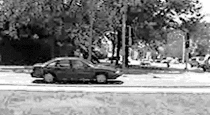
#> input picture test_images_originals/test-0.pgm, 210 x 115 px, given in place of neg-0.pgm, which was not available
$ jupyter execute --allow-errors 'Car Image Array Creation.ipynb'   (shell and % lines are left out)   (Python 2 division)   (older library calls are emulated)
#> lines starting #> are read from the running program, lines starting #| are printed output that depends on the picture; pictures that were not available may be replaced by others from this repository, and a replacement may not be noted
[cell 1]
# This tells matplotlib not to try opening a new window for each plot.

# Import a bunch of libraries.
import time
import numpy as np
import matplotlib.pyplot as plt
from matplotlib.ticker import MultipleLocator
from sklearn.pipeline import Pipeline
from sklearn.datasets import fetch_mldata
from sklearn.neighbors import KNeighborsClassifier
from sklearn.metrics import confusion_matrix
from sklearn.linear_model import LinearRegression
from sklearn.naive_bayes import BernoulliNB
from sklearn.naive_bayes import MultinomialNB
from sklearn.naive_bayes import GaussianNB
from sklearn.grid_search import GridSearchCV
from sklearn.metrics import classification_report
from sklearn.linear_model import LogisticRegression
from skimage import io
import os
import glob

# Set the randomizer seed so results are the same each time.
np.random.seed(0)

[cell 2]
car1 = io.imread('C:\\datasets\\CarData\\TrainImages\\neg-0.pgm')
#> car1 is the input picture: shape (115, 210); min 3, max 254, mean 128.2
print car1.shape
#| (115, 210)

[cell 3]
plt.imshow(car1, cmap=plt.cm.binary)

[cell 4]
import PIL
from PIL import Image

[cell 5]
img = Image.open('C:\\datasets\\CarData\\TrainImages\\neg-0.pgm')
print img.size
#| (210, 115)

[cell 6]
img = img.resize((150,50), PIL.Image.ANTIALIAS)
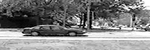
#> img: PIL image 150x50 L; min 0, max 255, mean 128.2
img.size
#> Out = (150, 50)

[cell 7]
img.save('C:\\datasets\\CarData\\TrainImages\\neg-0-rs.pgm')

[cell 8]
car1_rs = io.imread('C:\\datasets\\CarData\\TrainImages\\neg-0-rs.pgm')
print car1_rs.shape
#| (50, 150)

[cell 9]
plt.imshow(car1_rs, cmap=plt.cm.binary)

[cell 10]
img2 = Image.open('C:\\datasets\\profile-pic.png')
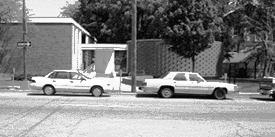
#> input picture test_images_originals/test-1.pgm, 275 x 137 px, given in place of profile-pic.png, which was not available
#> img2 is the input picture: PIL image 275x137 L; min 7, max 255, mean 133.3
img2 = img2.resize((200,100), PIL.Image.ANTIALIAS)
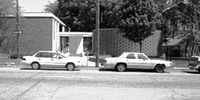
#> img2: PIL image 200x100 L; min 0, max 255, mean 133.3

from PIL import ImageFilter
img2 = img2.filter(ImageFilter.GaussianBlur(radius=3))
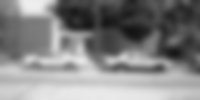
#> img2: PIL image 200x100 L; min 20, max 238, mean 133.2
print img2.size
#| (200, 100)
arr = np.array(img2)
print arr.shape
#| (100, 200)
print arr.flatten()
#> (printed output is left out)
print arr.flatten().shape
#| (20000,)

print arr[:10,0]
#| [130 130 129 128 127 126 124 122 119 116]
print arr[:10,1]
#| [131 131 130 129 128 126 125 122 120 118]
print arr[:10,2]
#| [132 132 131 130 129 127 125 124 122 119]

plt.imshow(arr, cmap=plt.cm.binary)
print arr.max()
#| 238

[cell 11]
def process_image(image, blocks=4.0):
    '''Given a PIL Image object it returns its feature vector.

    Args:
      image (PIL.Image): image to process.
      blocks (int, optional): number of block to subdivide the RGB space into.

    Returns:
      list of float: feature vector if successful. None if the image is not
      RGB.
    '''
    if not image.mode == 'RGB':
        return None
    feature = [0] * blocks * blocks * blocks
    pixel_count = 0
    for pixel in image.getdata():
        ridx = int(pixel[0]/(256/blocks))
        gidx = int(pixel[1]/(256/blocks))
        bidx = int(pixel[2]/(256/blocks))
        idx = ridx + gidx * blocks + bidx * blocks * blocks
        feature[idx] += 1
        pixel_count += 1
    return [x/float(pixel_count) for x in feature]

[cell 12]
img2 = Image.open('C:\\datasets\\profile-pic.png')

blocks = 4
feature = [0] * blocks * blocks * blocks
pixel_count = 0
#> (the rest of this cell did not finish here and is left out)

[cell 13]
path = 'test_images_originals\\*.pgm'

def writeOutput(outFile, img):

    arr = np.array(img).flatten()
    output = ' '.join(map(str, arr))
    with open(outFile, 'a') as f:
        f.write(output + "\n")

for fn in glob.glob(path):
        raw_img = Image.open(fn).resize((200,100), PIL.Image.ANTIALIAS)
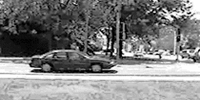
#> raw_img: PIL image 200x100 L; min 0, max 255, mean 128.2
        gs_img = raw_img.convert("L")
        raw_blur = raw_img.filter(ImageFilter.GaussianBlur(radius=2))
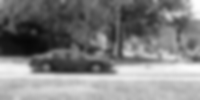
#> raw_blur: PIL image 200x100 L; min 7, max 254, mean 128.2
        gs_blur = gs_img.filter(ImageFilter.GaussianBlur(radius=2))

        writeOutput('output_raw.txt', raw_img)
#> in writeOutput, `arr = np.array(img).flatten()`: arr = 20000 values, max 255 at index 192, min 0 at index 335, mean 128.2
        writeOutput('output_gs.txt', gs_img)
        writeOutput('output_raw_blur.txt', raw_blur)
        writeOutput('output_gs_blur.txt', gs_blur)
#> pass 3 of the loop `for fn in glob.glob(path):`:
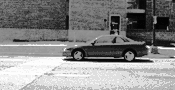
#> input picture test_images_originals/test-2.pgm, 175 x 90 px
#> `raw_img = Image.open(fn).resize((200,100), PIL.Image.ANTIALIAS)`:
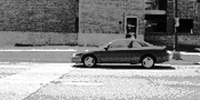
#> raw_img: PIL image 200x100 L; min 0, max 255, mean 136.2
#> `raw_blur = raw_img.filter(ImageFilter.GaussianBlur(radius=2))`:
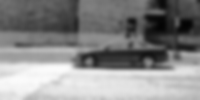
#> raw_blur: PIL image 200x100 L; min 4, max 252, mean 136.2
#> the loop made 4 passes; the first 3 are shown
